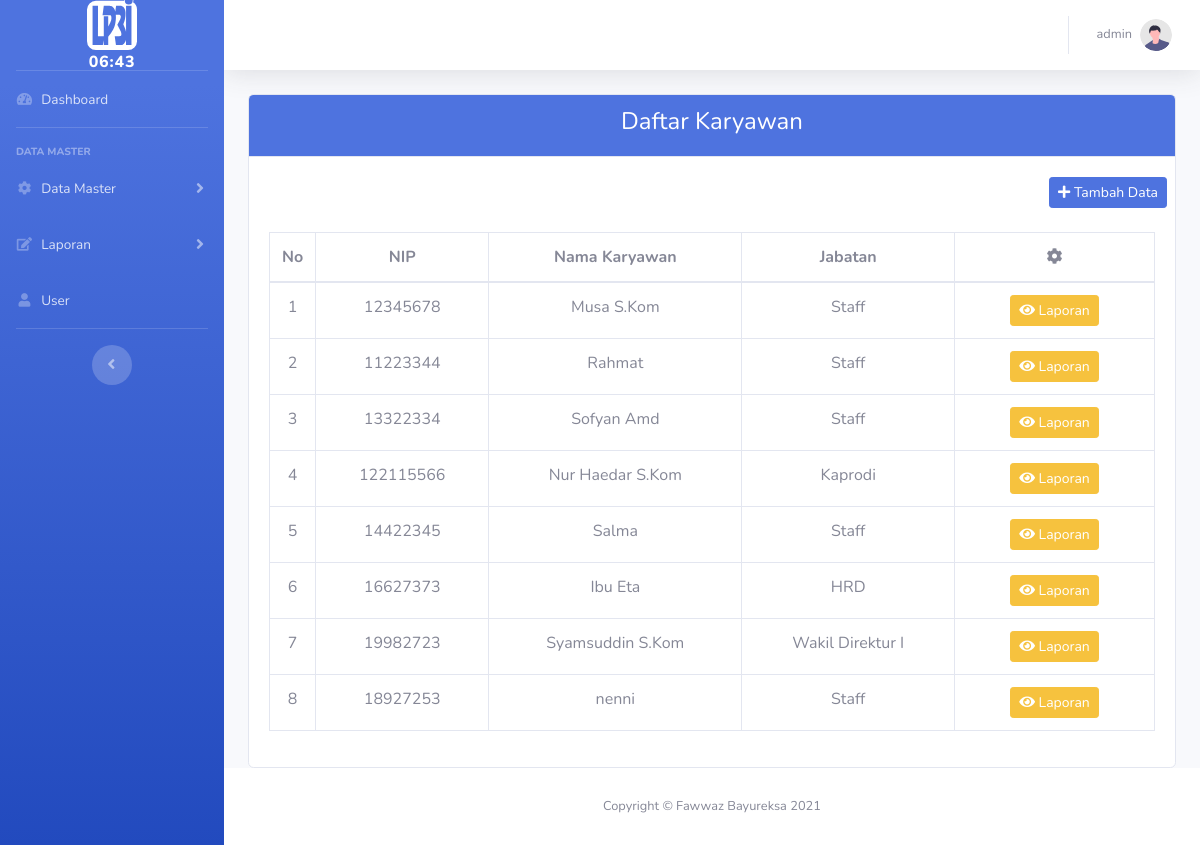
The page /index.php?Page=daftar-karyawan (signed in) on the database its author committed.
### tables this page shows
CREATE TABLE `karyawan` (
  `id` int(11) NOT NULL,
  `nip` varchar(20) NOT NULL,
  `nama` varchar(30) NOT NULL,
  `id_jabatan_k` int(11) NOT NULL,
  `jenis_kelamin` varchar(20) NOT NULL,
  `username` varchar(30) NOT NULL,
  `password` varchar(20) NOT NULL
);

CREATE TABLE `jabatan` (
  `id_jabatan` int(11) NOT NULL,
  `nama_jabatan` varchar(30) NOT NULL
);

### view/absensi/karyawan.php (the view)
<div class="row justify-content-center">
	<div class="col-md-12">
	<div class="card">
			<div class="card-header bg-primary text-center">
				<h4 style="color:white;">Daftar Karyawan</h4>
			</div>
			<div class="card-body">
				<div class="row justify-content-end">
						<a href="?Page=form-karyawan" class="btn btn-primary btn-sm"><i class="fa fa-plus"></i> Tambah Data</a>
				</div>
				<br>
				<table class="table table-bordered text-center">
					<thead>
						<tr>
							<th>No</th>
							<th>NIP</th>
							<th>Nama Karyawan</th>
							<th>Jabatan</th>
							<th><i class="fa fa-cog"></i></th>
						</tr>
					</thead>
					<tbody >
							<?php
									$no = 1;
									$query = mysqli_query($db ,"SELECT * FROM karyawan");
									while ($data = mysqli_fetch_assoc($query)) {
							 ?>
						<tr>
							<td width="25px"><?=$no++?></td>
							<td><?=$data['nip']?></td>
							<td><?=$data['nama']?></td>
							<td>
								<?php
									$id = $data['id_jabatan_k'];
									$jbt = mysqli_query($db ,"SELECT * FROM jabatan WHERE id_jabatan='$id'");
									$datajbt = mysqli_fetch_assoc($jbt);
									echo $datajbt['nama_jabatan'];
								 ?>
							</td>
							<td width="200">
								<a href="?Page=daftar-absensi&id=<?=$data['nip']?>" class="btn btn-warning btn-sm" id="edit"><i class="fa fa-eye"></i> Laporan</a>
							</td>
						</tr>
					<?php } ?>
					</tbody>
				</table>
			</div>
		</div>
	</div>
</div>

### rows shown on the page
karyawan: nip "12345678", nama "Musa S.Kom", jabatan.nama_jabatan "Staff"
karyawan: nip "11223344", nama "Rahmat", jabatan.nama_jabatan "Staff"
karyawan: nip "13322334", nama "Sofyan Amd", jabatan.nama_jabatan "Staff"
karyawan: nip "122115566", nama "Nur Haedar S.Kom", jabatan.nama_jabatan "Kaprodi"
karyawan: nip "14422345", nama "Salma", jabatan.nama_jabatan "Staff"
karyawan: nip "16627373", nama "Ibu Eta", jabatan.nama_jabatan "HRD"
karyawan: nip "19982723", nama "Syamsuddin S.Kom", jabatan.nama_jabatan "Wakil Direktur I"
karyawan: nip "18927253", nama "nenni", jabatan.nama_jabatan "Staff"

### other values the page prints
$_SESSION['admin']['nama'] "admin"
